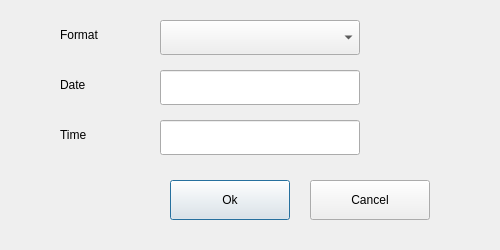
<?xml version="1.0" encoding="UTF-8"?>
<ui version="4.0">
 <class>DateTimeSetupDialog</class>
 <widget class="QDialog" name="DateTimeSetupDialog">
  <property name="geometry">
   <rect>
    <x>0</x>
    <y>0</y>
    <width>500</width>
    <height>250</height>
   </rect>
  </property>
  <property name="windowTitle">
   <string>DateTimeSetupDialog</string>
  </property>
  <widget class="QPushButton" name="pbOk">
   <property name="geometry">
    <rect>
     <x>170</x>
     <y>180</y>
     <width>120</width>
     <height>40</height>
    </rect>
   </property>
   <property name="text">
    <string>Ok</string>
   </property>
  </widget>
  <widget class="QPushButton" name="pbCancel">
   <property name="geometry">
    <rect>
     <x>310</x>
     <y>180</y>
     <width>120</width>
     <height>40</height>
    </rect>
   </property>
   <property name="text">
    <string>Cancel</string>
   </property>
  </widget>
  <widget class="QLabel" name="lbTime">
   <property name="geometry">
    <rect>
     <x>60</x>
     <y>120</y>
     <width>80</width>
     <height>30</height>
    </rect>
   </property>
   <property name="text">
    <string>Time</string>
   </property>
  </widget>
  <widget class="QLabel" name="lbFormat">
   <property name="geometry">
    <rect>
     <x>60</x>
     <y>20</y>
     <width>80</width>
     <height>30</height>
    </rect>
   </property>
   <property name="text">
    <string>Format</string>
   </property>
  </widget>
  <widget class="QLabel" name="lbDate">
   <property name="geometry">
    <rect>
     <x>60</x>
     <y>70</y>
     <width>80</width>
     <height>30</height>
    </rect>
   </property>
   <property name="text">
    <string>Date</string>
   </property>
  </widget>
  <widget class="QComboBox" name="cbFormat">
   <property name="geometry">
    <rect>
     <x>160</x>
     <y>20</y>
     <width>200</width>
     <height>35</height>
    </rect>
   </property>
  </widget>
  <widget class="DateLineEdit" name="leDate">
   <property name="geometry">
    <rect>
     <x>160</x>
     <y>70</y>
     <width>200</width>
     <height>35</height>
    </rect>
   </property>
  </widget>
  <widget class="TimeLineEdit" name="leTime">
   <property name="geometry">
    <rect>
     <x>160</x>
     <y>120</y>
     <width>200</width>
     <height>35</height>
    </rect>
   </property>
  </widget>
 </widget>
 <layoutdefault spacing="6" margin="11"/>
 <customwidgets>
  <customwidget>
   <class>LineEdit</class>
   <extends>QLineEdit</extends>
   <header>lineedit.h</header>
  </customwidget>
  <customwidget>
   <class>DateLineEdit</class>
   <extends>LineEdit</extends>
   <header>datelineedit.h</header>
  </customwidget>
  <customwidget>
   <class>TimeLineEdit</class>
   <extends>LineEdit</extends>
   <header>timelineedit.h</header>
  </customwidget>
 </customwidgets>
 <resources/>
 <connections/>
</ui>
